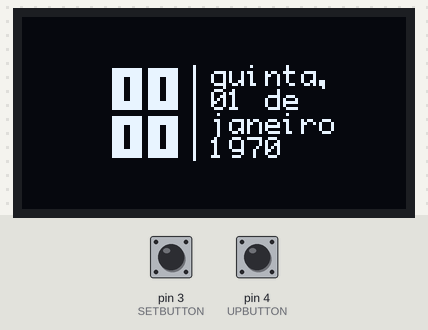
A sketch run on a simulated Arduino Uno, built with avr-gcc and run on an emulated ATmega328P. On the bench: 128×64 one-colour display. Wiring (inferred from the names in the program): SSD1306 OLED at I2C address 0x3C. The inputs (shaded band) are chosen by the test bench; at power-on: pin 3 (SETBUTTON) HIGH, pin 4 (UPBUTTON) HIGH.

Above: at 1.3 s.
1.4 s: pin 3 (SETBUTTON) pulled LOW for 0.15 s
At 2.3 s:
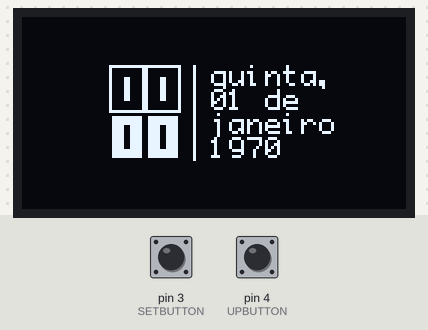
3.0 s: pin 4 (UPBUTTON) pulled LOW for 1 s
At 5.1 s:
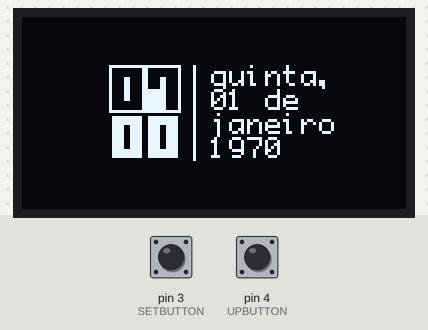
5.5 s: pin 4 (UPBUTTON) pulled LOW for 3.2 s
At 9.8 s:
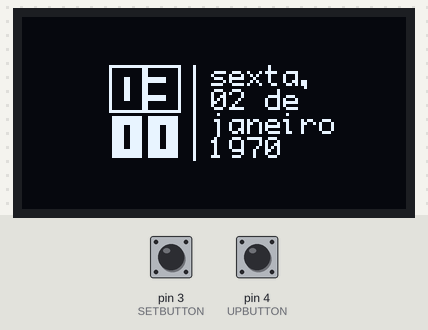
10.2 s: pin 3 (SETBUTTON) pulled LOW for 1 s
At 11.6 s:
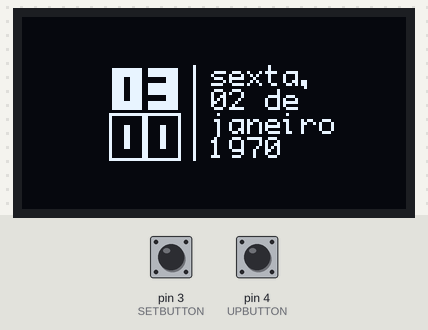
12.7 s: pin 3 (SETBUTTON) pulsed LOW 5 times (0.12 s each, 0.3 s apart)
At 13.26 s:
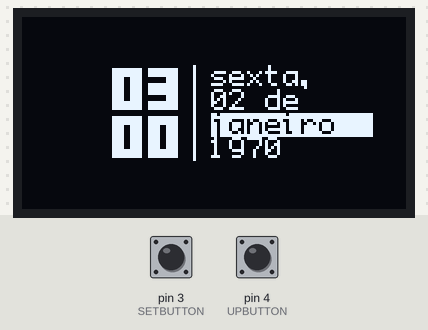
Timing chart, 0 to 15.7 s (numbered marks = the images above; inputs shaded):
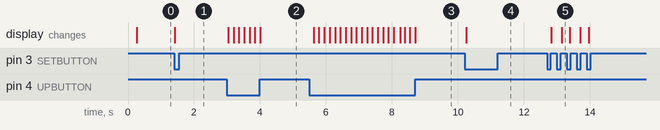

Measured:
- after the input at 1.4 s, the display: changes at once (image 1)
- after the input at 3.0 s, the display: first changes at once (image 2 shows a later state)
- after the input at 5.5 s, the display: first changes after 0.13 s (image 3 shows a later state)
- after the input at 10.2 s, the display: changes after 0.06 s (image 4)
- after the input at 12.7 s, the display: first changes after 0.12 s (image 5 shows a later state)

The sketch:

watch.ino
```cpp
#include "ssd1306.h"
#include <Wire.h>
#include <Time.h>
// ============================================================================

#define SETBUTTON 3
#define UPBUTTON 4
#define NUMFIELDS 6 // fields + none

const uint8_t vertical[] = {1,1,1,1};

int settingUp;
bool setPressed;
bool upPressed;

void setup() {
  // put your setup code here, to run once:
  pinMode(SETBUTTON, INPUT_PULLUP);
  pinMode(UPBUTTON, INPUT_PULLUP);

  oled.begin();
  oled.clear(); // all black
  settingUp = 0; // not setting up the clock

  setPressed = false;
  upPressed = false;
}

void loop() {
  handleInput();

  // Show Clock
  oled.setFont(BIG);
  oled.setCursor(28, 2); // Clock offset
  printNumber(hour(), settingUp % NUMFIELDS == 1);
  oled.setCursor(28, 4);
  printNumber(minute(), settingUp % NUMFIELDS == 2);

  // Show Date
  oled.setFont(SMALL);
  oled.setCursor(56, 2);
  oled.print(F(">"));
  printDay();

  oled.setCursor(56, 3);
  oled.print(F(">"));
  printNumber(day(), settingUp % NUMFIELDS == 3);
  oled.setCursor(80, 3);
  oled.print(F("DE"));

  oled.setCursor(56, 4);
  oled.print(F(">"));
  printMonth(settingUp % NUMFIELDS == 4);

  oled.setCursor(56, 5);
  oled.print(F(">"));
  printNumber(year(), settingUp % NUMFIELDS == 5);

}

void printNumber(int n, bool invert){
  if(invert) oled.setInvert(true);

  if(n < 10)
    oled.print(0);
  oled.print(n);

  oled.setInvert(false);
}

void handleInput(){
  if(digitalRead(SETBUTTON) == LOW){
    if(!setPressed){
      setPressed = true;
      settingUp++;
    }
  }else{
      setPressed = false;
  }

  if(digitalRead(UPBUTTON) == LOW){
    if(!upPressed){
      upPressed = true;

      int adjustment = 0;
      switch(settingUp % NUMFIELDS){
         case 1: // hour
          adjustment = 3600;
          break;
         case 2: // minutes
          adjustment = 60;
          break;
         case 3: // day
          setTime(now() + 86400);
          break;
         case 4:
          setTime(hour(), minute(), second(), day(), month() + 1, year());
          break;
         case 5:
          setTime(hour(), minute(), second(), day(), month(), year() + 1);
          break;
      }

       adjustTime(adjustment);
    }else{
      upPressed = false;
    }
  }
}


// without padding: 5892
// with 5936
void printDay(){ // does not return a char* for memory sake
  switch(weekday()){
    case 1:
      oled.print(F("DOMINGO;"));
      break;
    case 2:
      oled.print(F("SEGUNDA;"));
      break;
    case 3:
      oled.print(F("TER<A;??")); // "<" = "ç"
      break;
    case 4:
      oled.print(F("QUARTA;?"));
      break;
    case 5:
      oled.print(F("QUINTA;?"));
      break;
    case 6:
      oled.print(F("SEXTA;??"));
      break;
    case 7:
      oled.print(F("S=BADO;?")); // "=" = á
      break;
  }
}

void printMonth(bool selected){
  if(selected) oled.setInvert(true);

  switch(month()){
    case 1:
      oled.print(F("JANEIRO??"));
      break;
    case 2:
      oled.print(F("FEVEREIRO"));
      break;
    case 3:
      oled.print(F("MAR<O????"));
      break;
    case 4:
      oled.print(F("ABRIL????"));
      break;
    case 5:
      oled.print(F("MAIO?????"));
      break;
    case 6:
      oled.print(F("JUNHO????"));
      break;
    case 7:
      oled.print(F("JULHO????"));
      break;
    case 8:
      oled.print(F("AGOSTO???"));
      break;
    case 9:
      oled.print(F("SETEMBRO?"));
      break;
    case 10:
      oled.print(F("OUTUBRO??"));
      break;
    case 11:
      oled.print(F("NOVEMBRO?"));
      break;
    case 12:
      oled.print(F("DEZEMBRO?"));
      break;
  }

  oled.setInvert(false);
}
```

ssd1306.cpp
```cpp
/*
 * SSD1306xLED - Drivers for SSD1306 controlled dot matrix OLED/PLED 128x64 displays
 *
 * @created: 2014-08-12
 * @author: Neven Boyanov
 *
 * Source code available at: https://bitbucket.org/tinusaur/ssd1306xled
 *
 */

// ----------------------------------------------------------------------------

#include <stdlib.h>
#include <avr/io.h>

#include <avr/pgmspace.h>

#include "ssd1306.h"
#include "small.h"

#ifndef _nofont_8x16	// tBUG Optional removal to save code space
#include "big.h"
#endif


// ----------------------------------------------------------------------------

// Some code based on "IIC_wtihout_ACK" by http://www.14blog.com/archives/1358

const uint8_t ssd1306_init_sequence [] PROGMEM = {	// Initialization Sequence
	0xAE,			// Display OFF (sleep mode)
	0x20, 0b00,		// Set Memory Addressing Mode
					// 00=Horizontal Addressing Mode; 01=Vertical Addressing Mode;
					// 10=Page Addressing Mode (RESET); 11=Invalid
	0xB0,			// Set Page Start Address for Page Addressing Mode, 0-7
	0xC8,			// Set COM Output Scan Direction
	0x00,			// ---set low column address
	0x10,			// ---set high column address
	0x40,			// --set start line address
	0x81, 0x3F,		// Set contrast control register
	0xA1,			// Set Segment Re-map. A0=address mapped; A1=address 127 mapped.
	0xA6,			// Set display mode. A6=Normal; A7=Inverse
	0xA8, 0x3F,		// Set multiplex ratio(1 to 64)
	0xA4,			// Output RAM to Display
					// 0xA4=Output follows RAM content; 0xA5,Output ignores RAM content
	0xD3, 0x00,		// Set display offset. 00 = no offset
	0xD5,			// --set display clock divide ratio/oscillator frequency
	0xF0,			// --set divide ratio
	0xD9, 0x22,		// Set pre-charge period
	0xDA, 0x12,		// Set com pins hardware configuration
	0xDB,			// --set vcomh
	0x20,			// 0x20,0.77xVcc
	0x8D, 0x14,		// Set DC-DC enable
	0xAF			// Display ON in normal mode

};

uint8_t oledFont, oledX, oledY = 0;
bool invert = false;

// Program:    5248 bytes

SSD1306Device::SSD1306Device(void){}


void SSD1306Device::begin(void)
{
	Wire.begin();

	for (uint8_t i = 0; i < sizeof (ssd1306_init_sequence); i++) {
		ssd1306_send_command(pgm_read_byte(&ssd1306_init_sequence[i]));
	}
	clear();
}


void SSD1306Device::setFont(uint8_t font)
{
	oledFont = font;
}

void SSD1306Device::ssd1306_send_command_start(void) {
	Wire.beginTransmission(SSD1306);
	Wire.write(0x00);	// write command
}

void SSD1306Device::ssd1306_send_command_stop(void) {
	Wire.endTransmission();
}

void SSD1306Device::ssd1306_send_data_byte(uint8_t byte)
{
	if(Wire.writeAvailable()){
		ssd1306_send_data_stop();
		ssd1306_send_data_start();
	}
	Wire.write(byte);

}

void SSD1306Device::ssd1306_send_command(uint8_t command)
{
	ssd1306_send_command_start();
	Wire.write(command);
	ssd1306_send_command_stop();
}

void SSD1306Device::ssd1306_send_data_start(void)
{
	Wire.beginTransmission(SSD1306);
	Wire.write(0x40);	//write data
}

void SSD1306Device::ssd1306_send_data_stop(void)
{
	Wire.endTransmission();
}

void SSD1306Device::setCursor(uint8_t x, uint8_t y)
{
	ssd1306_send_command_start();
	Wire.write(0xb0 + y);
	Wire.write(((x & 0xf0) >> 4) | 0x10); // | 0x10
	Wire.write((x & 0x0f) | 0x01); // | 0x01
	ssd1306_send_command_stop();
	oledX = x;
	oledY = y;
}

void SSD1306Device::clear(void)
{
	fill(0x00);
}

void SSD1306Device::fill(uint8_t fill)
{
	uint8_t m,n;
	for (m = 0; m < 8; m++)
	{
		ssd1306_send_command(0xb0 + m);	// page0 - page1
		ssd1306_send_command(0x00);		// low column start address
		ssd1306_send_command(0x10);		// high column start address
		ssd1306_send_data_start();
		for (n = 0; n < 128; n++)
		{
			ssd1306_send_data_byte(fill);
		}
		ssd1306_send_data_stop();
	}
	setCursor(0, 0);
}

void SSD1306Device::setInvert(bool value){
	invert = value;
}

void SSD1306Device::blank(uint8_t width)
{
	ssd1306_send_data_start();
	for(uint8_t i = 0; i < width; i++){
		ssd1306_send_data_byte(0);
	}
	ssd1306_send_data_stop();
}

size_t SSD1306Device::write(byte c) {
	uint8_t i = 0;
	uint8_t ci = c - 48;
	byte data;

	if(oledFont == SMALL){

		ssd1306_send_data_start();
		for (i = 0; i < SMALL_WIDTH; i++)
		{
			data = pgm_read_byte(&smallfont[ci * SMALL_WIDTH + i]);
			if(invert) data = ~data;
			ssd1306_send_data_byte(data);
		}
		ssd1306_send_data_stop();
		setCursor(oledX+SMALL_WIDTH, oledY);
	}
	else{
		for(uint8_t j = 0; j < BIG_HEIGHT / 8; j++){
			ssd1306_send_data_start();
			for (i = 0; i < BIG_WIDTH; i++)
			{
				data = pgm_read_byte(&bigfont[ci * BIG_WIDTH * (BIG_HEIGHT/8) + i + j * BIG_WIDTH]);
				if(invert) data = ~data;
				ssd1306_send_data_byte(data);
			}
			ssd1306_send_data_stop();

			setCursor(oledX, oledY + 1);
		}
		setCursor(oledX + BIG_WIDTH, oledY - 2);
	}
	return 1;
}


void SSD1306Device::bitmap(uint8_t x0, uint8_t y0, uint8_t x1, uint8_t y1, const uint8_t bitmap[])
{
	uint16_t j = 0;
	uint8_t y, x;
	// if (y1 % 8 == 0) y = y1 / 8; 	// else y = y1 / 8 + 1;		// tBUG :: this does nothing as y is initialized below
	//	THIS PARAM rule on y makes any adjustment here WRONG   //usage oled.bitmap(START X IN PIXELS, START Y IN ROWS OF 8 PIXELS, END X IN PIXELS, END Y IN ROWS OF 8 PIXELS, IMAGE ARRAY);
 	for (y = y0; y < y1; y++)
	{
		setCursor(x0,y);
		ssd1306_send_data_start();
		for (x = x0; x < x1; x++)
		{
			ssd1306_send_data_byte(pgm_read_byte(&bitmap[j++]));
		}
		ssd1306_send_data_stop();
	}
	setCursor(0, 0);
}


SSD1306Device oled;

// ----------------------------------------------------------------------------
```

ssd1306.h
```cpp
/*
 * SSD1306xLED - Drivers for SSD1306 controlled dot matrix OLED/PLED 128x64 displays
 *
 * @created: 2014-08-12
 * @author: Neven Boyanov
 *
 * Source code available at: https://bitbucket.org/tinusaur/ssd1306xled
 *
 */
#include <stdint.h>
#include <Arduino.h>
 #include <Wire.h>
// #include <avr/pgmspace.h>
// #include <avr/interrupt.h>
#include <util/delay.h>

#ifndef DIGISPARKOLED_H
#define DIGISPARKOLED_H

// #define _nofont_8x16		//tBUG
#define SMALL    1
#define BIG		0

// ----------------------------------------------------------------------------

#ifndef SSD1306
#define SSD1306		0x3C	// Slave address
#endif

// ----------------------------------------------------------------------------

class SSD1306Device: public Print {

    public:
		SSD1306Device(void);
		void begin(void);
		void setFont(uint8_t font);
		void ssd1306_send_command(uint8_t command);
		void ssd1306_send_data_byte(uint8_t byte);
		void ssd1306_send_data_start(void);
		void ssd1306_send_data_stop(void);
		void setCursor(uint8_t x, uint8_t y);
		void fill(uint8_t fill);
		void clear(void);
		void bitmap(uint8_t x0, uint8_t y0, uint8_t x1, uint8_t y1, const uint8_t bitmap[]);
		void blank(uint8_t width);
		void setInvert(bool value);
		void ssd1306_send_command_start(void);
		void ssd1306_send_command_stop(void);
		void ssd1306_char_f8x16(uint8_t x, uint8_t y, const char ch[]);
		virtual size_t write(byte c);
  		using Print::write;


};


extern SSD1306Device oled;

// ----------------------------------------------------------------------------

#endif
```

Source omitted: big.h (data table, 3616 bytes), small.h (data table, 2355 bytes)
